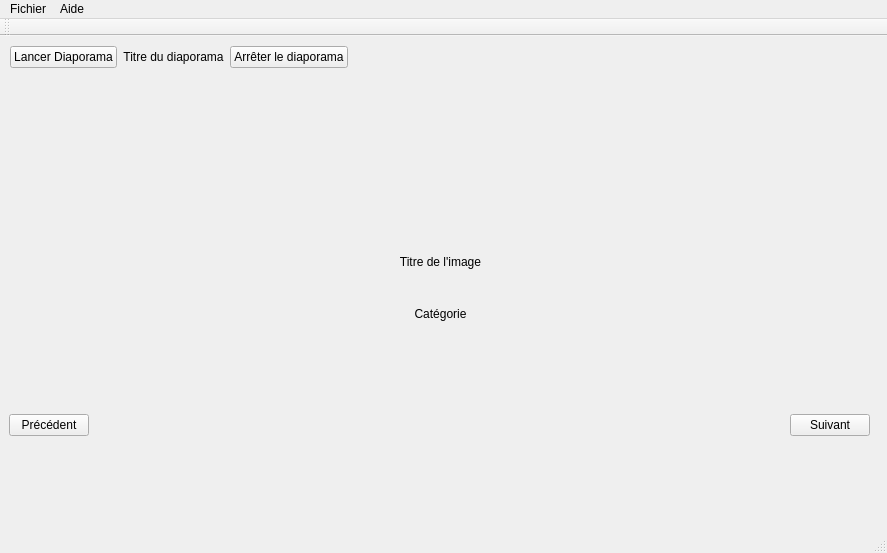
<?xml version="1.0" encoding="UTF-8"?>
<ui version="4.0">
 <class>lecteurvue</class>
 <widget class="QMainWindow" name="lecteurvue">
  <property name="geometry">
   <rect>
    <x>0</x>
    <y>0</y>
    <width>887</width>
    <height>553</height>
   </rect>
  </property>
  <property name="windowTitle">
   <string>lecteurvue</string>
  </property>
  <widget class="QWidget" name="centralwidget">
   <widget class="QWidget" name="horizontalLayoutWidget">
    <property name="geometry">
     <rect>
      <x>10</x>
      <y>10</y>
      <width>861</width>
      <height>131</height>
     </rect>
    </property>
    <layout class="QHBoxLayout" name="horizontalLayout" stretch="1,1,1">
     <property name="sizeConstraint">
      <enum>QLayout::SetFixedSize</enum>
     </property>
     <item>
      <widget class="QPushButton" name="btnLancerDiapo">
       <property name="text">
        <string>Lancer Diaporama</string>
       </property>
      </widget>
     </item>
     <item>
      <widget class="QLabel" name="titreDiapo">
       <property name="text">
        <string>Titre du diaporama</string>
       </property>
       <property name="alignment">
        <set>Qt::AlignCenter</set>
       </property>
      </widget>
     </item>
     <item>
      <widget class="QPushButton" name="btnArreterDiapo">
       <property name="text">
        <string>Arrêter le diaporama</string>
       </property>
      </widget>
     </item>
    </layout>
   </widget>
   <widget class="QWidget" name="verticalLayoutWidget">
    <property name="geometry">
     <rect>
      <x>10</x>
      <y>150</y>
      <width>861</width>
      <height>151</height>
     </rect>
    </property>
    <layout class="QVBoxLayout" name="verticalLayout">
     <item>
      <widget class="QLabel" name="image">
       <property name="text">
        <string/>
       </property>
      </widget>
     </item>
     <item>
      <widget class="QLabel" name="titreImage">
       <property name="text">
        <string>Titre de l'image</string>
       </property>
       <property name="alignment">
        <set>Qt::AlignCenter</set>
       </property>
      </widget>
     </item>
     <item>
      <widget class="QLabel" name="catImage">
       <property name="text">
        <string>Catégorie</string>
       </property>
       <property name="alignment">
        <set>Qt::AlignCenter</set>
       </property>
      </widget>
     </item>
    </layout>
   </widget>
   <widget class="QWidget" name="horizontalLayoutWidget_2">
    <property name="geometry">
     <rect>
      <x>9</x>
      <y>309</y>
      <width>861</width>
      <height>161</height>
     </rect>
    </property>
    <layout class="QHBoxLayout" name="horizontalLayout_2">
     <item>
      <widget class="QPushButton" name="btnPrec">
       <property name="text">
        <string>Précédent</string>
       </property>
      </widget>
     </item>
     <item>
      <spacer name="horizontalSpacerEntrePrecEtSuiv">
       <property name="orientation">
        <enum>Qt::Horizontal</enum>
       </property>
       <property name="sizeHint" stdset="0">
        <size>
         <width>40</width>
         <height>20</height>
        </size>
       </property>
      </spacer>
     </item>
     <item>
      <widget class="QPushButton" name="btnSuiv">
       <property name="text">
        <string>Suivant</string>
       </property>
      </widget>
     </item>
    </layout>
   </widget>
  </widget>
  <widget class="QStatusBar" name="statusbar"/>
  <widget class="QToolBar" name="toolBar">
   <property name="windowTitle">
    <string>toolBar</string>
   </property>
   <attribute name="toolBarArea">
    <enum>TopToolBarArea</enum>
   </attribute>
   <attribute name="toolBarBreak">
    <bool>false</bool>
   </attribute>
  </widget>
  <widget class="QMenuBar" name="menuBar">
   <property name="geometry">
    <rect>
     <x>0</x>
     <y>0</y>
     <width>887</width>
     <height>25</height>
    </rect>
   </property>
   <widget class="QMenu" name="menuFichier">
    <property name="title">
     <string>Fichier</string>
    </property>
    <widget class="QMenu" name="menuParam_tres">
     <property name="title">
      <string>Paramètres</string>
     </property>
     <widget class="QMenu" name="menuChanger_la_vitesse_de_d_filement">
      <property name="title">
       <string>Changer la vitesse de défilement</string>
      </property>
      <addaction name="actionX0_5"/>
      <addaction name="actionX0_75"/>
      <addaction name="actionX1"/>
      <addaction name="actionX1_25"/>
      <addaction name="actionX1_5"/>
      <addaction name="actionX1_75"/>
      <addaction name="actionX2"/>
     </widget>
     <addaction name="actionCharger_Diaporama"/>
     <addaction name="menuChanger_la_vitesse_de_d_filement"/>
    </widget>
    <addaction name="menuParam_tres"/>
    <addaction name="actionQuitter"/>
   </widget>
   <widget class="QMenu" name="menuAide">
    <property name="title">
     <string>Aide</string>
    </property>
    <addaction name="actionA_propos_de"/>
   </widget>
   <addaction name="menuFichier"/>
   <addaction name="menuAide"/>
  </widget>
  <action name="actionCharger_Diaporama">
   <property name="text">
    <string>Charger Diaporama</string>
   </property>
  </action>
  <action name="actionQuitter">
   <property name="text">
    <string>Quitter</string>
   </property>
  </action>
  <action name="actionA_propos_de">
   <property name="text">
    <string>A propos de</string>
   </property>
  </action>
  <action name="actionX0_5">
   <property name="text">
    <string>x0.5</string>
   </property>
  </action>
  <action name="actionX0_75">
   <property name="text">
    <string>x0.75</string>
   </property>
  </action>
  <action name="actionX1">
   <property name="text">
    <string>X1</string>
   </property>
  </action>
  <action name="actionX1_25">
   <property name="text">
    <string>X1.25</string>
   </property>
  </action>
  <action name="actionX1_5">
   <property name="text">
    <string>X1.5</string>
   </property>
  </action>
  <action name="actionX1_75">
   <property name="text">
    <string>X1.75</string>
   </property>
  </action>
  <action name="actionX2">
   <property name="text">
    <string>X2</string>
   </property>
  </action>
 </widget>
 <resources/>
 <connections/>
</ui>
